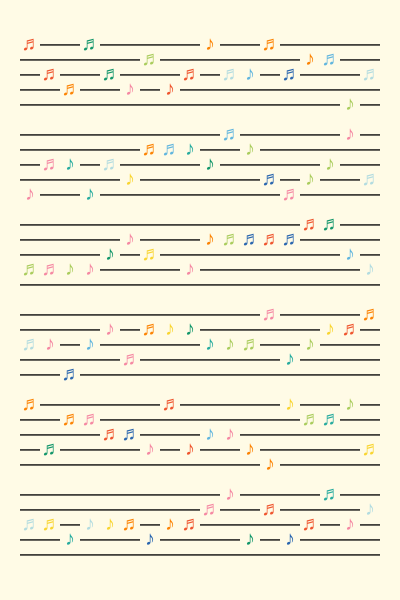
Frame 1 (no input)
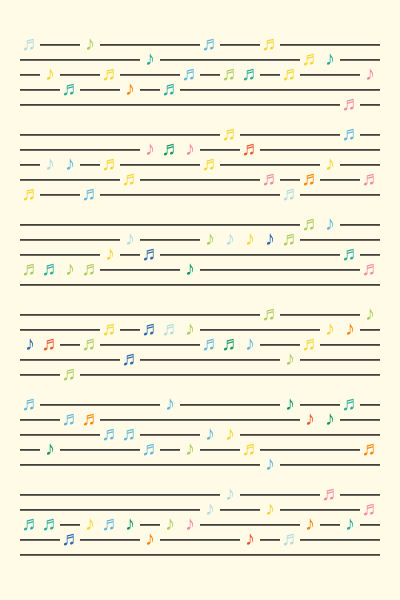
Frame 2 (the mouse pressed at the canvas centre, redrawn once)

The p5.js sketch that drew these frames (run headless with seeded random() and noise() and a simulated clock; the mouse was pressed at the canvas centre and the sketch redrawn once):

// p5.js sketch
// ── sketch.js
/*
Genuary 2023
JAN.10 "Generative music"
By Roni Kaufman
https://ronikaufman.github.io
*/

function setup() {
    createCanvas(400, 600);
    noLoop();
    noStroke();
    textSize(20);
    textAlign(LEFT, TOP);
}

function draw() {
    background("#fffbe6");

    let sx = 20, sy = sx*3/4;
    let y = sy*2.33;

    while (y < height-2*sy) {
        let x = sx;
        while (x < width-sx) {
            let noteIdx = ~~(noise(x/20, y)*7)-1;
            for (let i = 0; i < 5; i++) {
                let offset = 0;
                fill("#050505");
                let c = "—";
                if (i == noteIdx) {
                    fill(random(["#abcd5e", "#29ac9f", "#14976b", "#b3dce0", "#62b6de", "#2b67af", "#f589a3", "#ef562f", "#fc8405", "#f9d531"]));
                    if (random() < 1/2) {
                        c = "♬";
                        offset = sx/16;
                    } else {
                        c = "♪";
                        offset = sx/4;
                    }
                }
                text(c, x+offset, y+i*sy);
            }
            x += sx;
        }
        y += 6*sy;
    }
}
